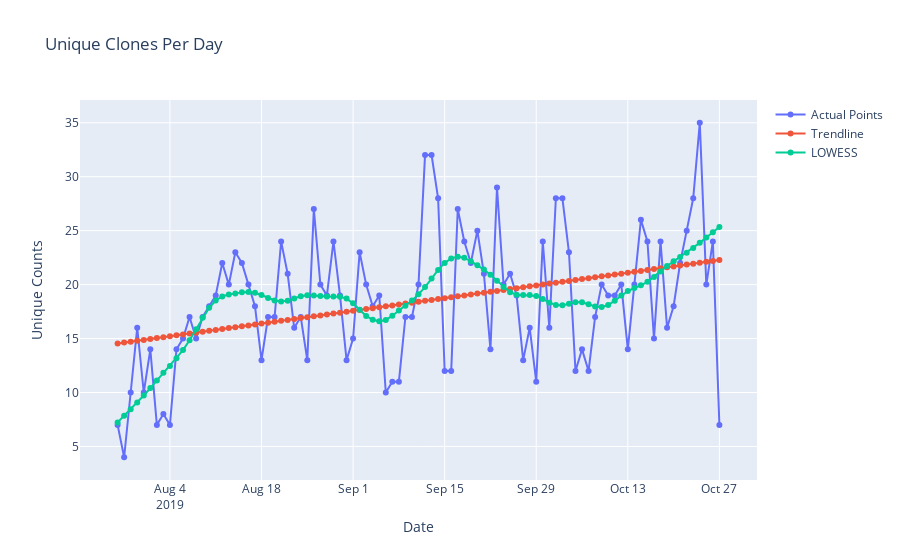

Here is the notebook cell this chart was saved with:
### Code cell
fig = go.Figure()
fig.add_trace(go.Scatter(x=clones['yr_mo_day'], y=clones['uniques'],
                         mode='lines+markers', name='Actual Points'))
fig.add_trace(go.Scatter(x=clones['yr_mo_day'], y=reg_line_pts2(clones, 'uniques'), 
                         mode='lines+markers', name='Trendline'))
fig.add_trace(go.Scatter(x=views['yr_mo_day'], y=lowess_line_pts(clones, 'uniques'), 
                         mode='lines+markers', name='LOWESS'))
fig.update_layout(title='Unique Clones Per Day', xaxis_title='Date', yaxis_title='Unique Counts')
fig.show()
